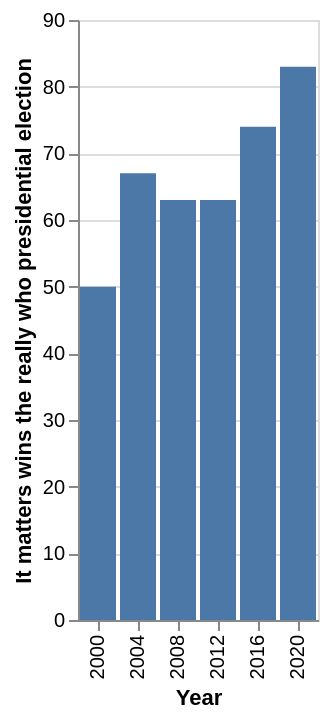

The specification (Vega-Lite) saved for this image:
### Vega-Lite specification from a JSON file in a GitHub repository (floating-point values rounded to 4 significant figures)
{"$schema": "https://vega.github.io/schema/vega-lite/v5.json", "description": "Bar chart auto-generated from CSV", "data": {"values": [{"Year": "2000", "It matters wins the really who presidential election": "50", "Things will be pretty much the same regardless of who is elected": "44"}, {"Year": "2004", "It matters wins the really who presidential election": "67", "Things will be pretty much the same regardless of who is elected": "29"}, {"Year": "2008", "It matters wins the really who presidential election": "63", "Things will be pretty much the same regardless of who is elected": "32"}, {"Year": "2012", "It matters wins the really who presidential election": "63", "Things will be pretty much the same regardless of who is elected": "34"}, {"Year": "2016", "It matters wins the really who presidential election": "74", "Things will be pretty much the same regardless of who is elected": "22"}, {"Year": "2020", "It matters wins the really who presidential election": "83", "Things will be pretty much the same regardless of who is elected": "16"}]}, "mark": "bar", "encoding": {"x": {"field": "Year", "type": "ordinal"}, "y": {"field": "It matters wins the really who presidential election", "type": "quantitative"}}}
